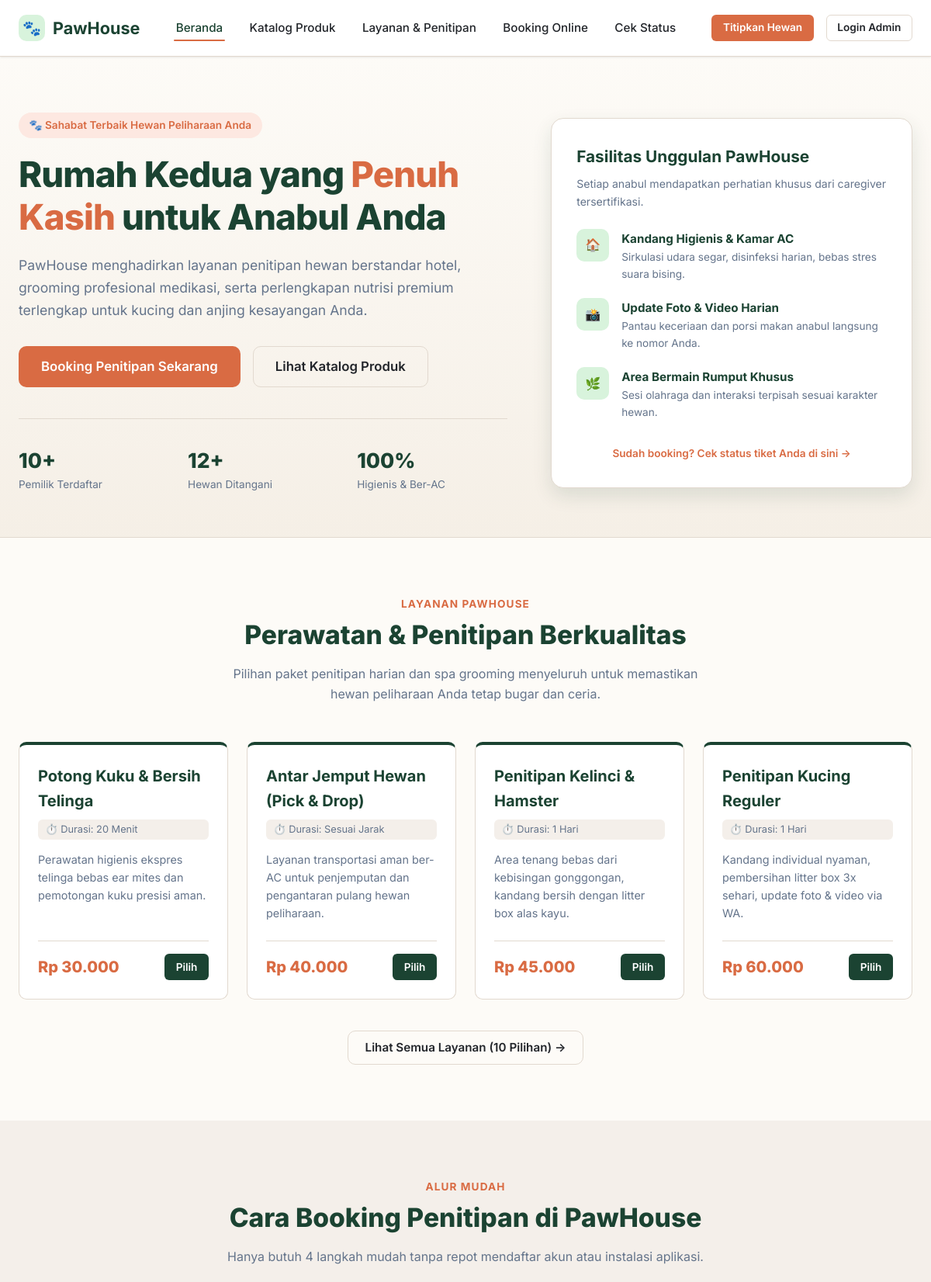
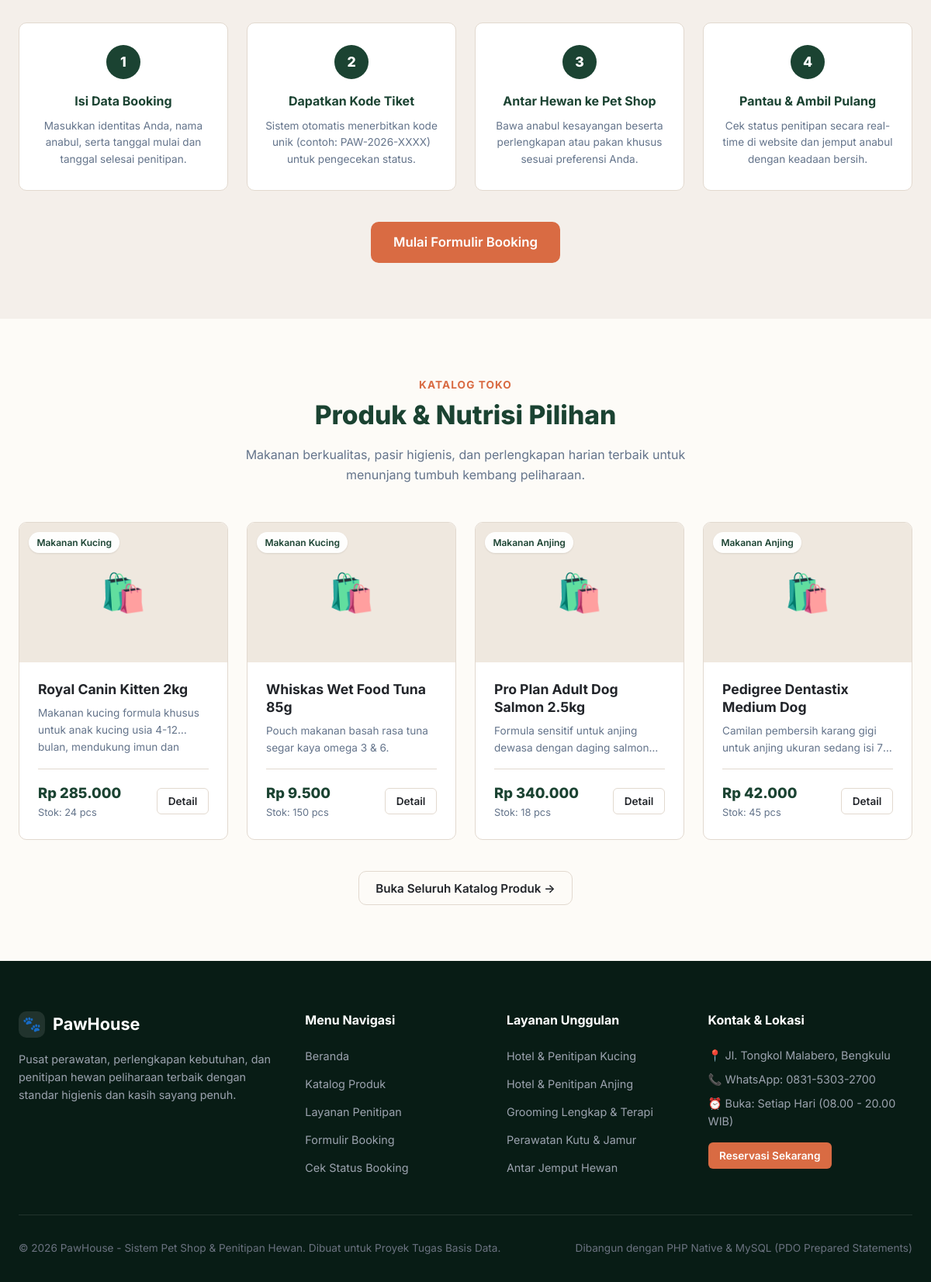
The page / on the database its author committed (2 pictures, top to bottom).
### tables this page shows
CREATE TABLE `services` (
  `id` INT AUTO_INCREMENT PRIMARY KEY,
  `name` VARCHAR(100) NOT NULL,
  `description` TEXT NULL,
  `price` DECIMAL(12,2) NOT NULL,
  `duration` VARCHAR(50) NOT NULL,
  `created_at` TIMESTAMP DEFAULT CURRENT_TIMESTAMP
);

CREATE TABLE `products` (
  `id` INT AUTO_INCREMENT PRIMARY KEY,
  `category_id` INT NOT NULL,
  `name` VARCHAR(150) NOT NULL,
  `description` TEXT NULL,
  `price` DECIMAL(12,2) NOT NULL,
  `stock` INT NOT NULL DEFAULT 0,
  `image` VARCHAR(255) NULL,
  `created_at` TIMESTAMP DEFAULT CURRENT_TIMESTAMP,
  CONSTRAINT `fk_products_category` FOREIGN KEY (`category_id`) 
    REFERENCES `categories` (`id`) ON UPDATE CASCADE ON DELETE RESTRICT
);

CREATE TABLE `categories` (
  `id` INT AUTO_INCREMENT PRIMARY KEY,
  `name` VARCHAR(100) NOT NULL,
  `description` TEXT NULL,
  `created_at` TIMESTAMP DEFAULT CURRENT_TIMESTAMP
);

### config/database.php (called while the page is built, shortened)
<?php
function base_url(string $path = ''): string {
    return BASE_URL . ($path ? '/' . ltrim($path, '/') : '');
}
function asset_url(string $path = ''): string {
    return base_url('assets/' . ltrim($path, '/'));
}

### includes/functions.php (called while the page is built, shortened)
<?php
function e(?string $value): string {
    return htmlspecialchars((string)$value, ENT_QUOTES, 'UTF-8');
}
function format_rupiah($amount): string {
    return 'Rp ' . number_format((float)$amount, 0, ',', '.');
}

### public/index.php (the view, shortened to what this page needs)
<?php
require_once __DIR__ . '/../config/database.php';
require_once __DIR__ . '/../includes/functions.php';
$pdo = db();
$stmtServices = $pdo->query("SELECT * FROM services ORDER BY price ASC LIMIT 4");
$services = $stmtServices->fetchAll();
$stmtProducts = $pdo->query("
    SELECT p.*, c.name AS category_name
    FROM products p
    JOIN categories c ON p.category_id = c.id
    ORDER BY p.id ASC
    LIMIT 4
");
$products = $stmtProducts->fetchAll();
$totalCust = $pdo->query("SELECT COUNT(*) FROM customers")->fetchColumn();
$totalPets = $pdo->query("SELECT COUNT(*) FROM pets")->fetchColumn();
$totalServices = $pdo->query("SELECT COUNT(*) FROM services")->fetchColumn();
$activeNav = 'home';
require_once __DIR__ . '/../includes/header.php';
?>
<section class="hero">
    <div class="container hero-grid">
        <div class="hero-content">
            <span class="hero-tag">🐾 Sahabat Terbaik Hewan Peliharaan Anda</span>
            <h1>Rumah Kedua yang <span>Penuh Kasih</span> untuk Anabul Anda</h1>
            <p class="hero-desc">
                PawHouse menghadirkan layanan penitipan hewan berstandar hotel, grooming profesional medikasi, serta perlengkapan nutrisi premium terlengkap untuk kucing dan anjing kesayangan Anda.
            </p>
            <div class="hero-buttons">
                <a href="<?= base_url('public/booking.php') ?>" class="btn btn-accent btn-lg">Booking Penitipan Sekarang</a>
                <a href="<?= base_url('public/products.php') ?>" class="btn btn-outline btn-lg">Lihat Katalog Produk</a>
            </div>
            <div class="hero-stats">
                <div class="stat-item">
                    <h3><?= e($totalCust) ?>+</h3>
                    <p>Pemilik Terdaftar</p>
                </div>
                <div class="stat-item">
                    <h3><?= e($totalPets) ?>+</h3>
                    <p>Hewan Ditangani</p>
                </div>
                <div class="stat-item">
                    <h3>100%</h3>
                    <p>Higienis & Ber-AC</p>
                </div>
            </div>
        </div>
        <div class="hero-visual">
            <div class="hero-card">
                <h3 style="color: var(--color-primary); font-size: 1.3rem; margin-bottom: 0.5rem;">Fasilitas Unggulan PawHouse</h3>
                <p style="color: var(--color-text-muted); font-size: 0.88rem;">Setiap anabul mendapatkan perhatian khusus dari caregiver tersertifikasi.</p>
                <ul class="hero-feature-list">
                    <li class="hero-feature-item">
                        <div class="feature-icon-badge">🏠</div>
                        <div>
                            <strong style="color: var(--color-primary); font-size: 0.95rem;">Kandang Higienis & Kamar AC</strong>
                            <p style="font-size: 0.85rem; color: var(--color-text-muted);">Sirkulasi udara segar, disinfeksi harian, bebas stres suara bising.</p>
                        </div>
                    </li>
                    <li class="hero-feature-item">
                        <div class="feature-icon-badge">📸</div>
                        <div>
                            <strong style="color: var(--color-primary); font-size: 0.95rem;">Update Foto & Video Harian</strong>
                            <p style="font-size: 0.85rem; color: var(--color-text-muted);">Pantau keceriaan dan porsi makan anabul langsung ke nomor Anda.</p>
                        </div>
                    </li>
                    <li class="hero-feature-item">
                        <div class="feature-icon-badge">🌿</div>
                        <div>
                            <strong style="color: var(--color-primary); font-size: 0.95rem;">Area Bermain Rumput Khusus</strong>
                            <p style="font-size: 0.85rem; color: var(--color-text-muted);">Sesi olahraga dan interaksi terpisah sesuai karakter hewan.</p>
                        </div>
                    </li>
                </ul>
                <div style="margin-top: 1.75rem; text-align: center;">
                    <a href="<?= base_url('public/booking-status.php') ?>" style="font-size: 0.85rem; font-weight: 600; color: var(--color-accent);">
                        Sudah booking? Cek status tiket Anda di sini →
                    </a>
                </div>
            </div>
        </div>
    </div>
</section>
<section class="section">
    <div class="container">
        <div class="section-header">
            <span class="section-subtitle">Layanan PawHouse</span>
            <h2 class="section-title">Perawatan & Penitipan Berkualitas</h2>
            <p class="section-desc">Pilihan paket penitipan harian dan spa grooming menyeluruh untuk memastikan hewan peliharaan Anda tetap bugar dan ceria.</p>
        </div>
        <div class="grid-4">
            <?php foreach ($services as $svc): ?>
                <div class="card service-card">
                    <div class="card-body">
                        <h3 class="service-title"><?= e($svc['name']) ?></h3>
                        <span class="service-duration">⏱️ Durasi: <?= e($svc['duration']) ?></span>
                        <p class="service-desc"><?= e($svc['description']) ?></p>
                        <div class="service-footer">
                            <span class="service-price"><?= format_rupiah($svc['price']) ?></span>
                            <a href="<?= base_url('public/booking.php?service_id=' . $svc['id']) ?>" class="btn btn-primary btn-sm">Pilih</a>
                        </div>
                    </div>
                </div>
            <?php endforeach; ?>
        </div>
        <div style="text-align: center; margin-top: 2.5rem;">
            <a href="<?= base_url('public/services.php') ?>" class="btn btn-outline">Lihat Semua Layanan (<?= e($totalServices) ?> Pilihan) →</a>
        </div>
    </div>
</section>
<section class="section section-muted">
    <div class="container">
        <div class="section-header">
            <span class="section-subtitle">Alur Mudah</span>
            <h2 class="section-title">Cara Booking Penitipan di PawHouse</h2>
            <p class="section-desc">Hanya butuh 4 langkah mudah tanpa repot mendaftar akun atau instalasi aplikasi.</p>
        </div>
        <div class="steps-grid">
            <div class="step-card">
                <div class="step-number">1</div>
                <h4>Isi Data Booking</h4>
                <p>Masukkan identitas Anda, nama anabul, serta tanggal mulai dan tanggal selesai penitipan.</p>
            </div>
            <div class="step-card">
                <div class="step-number">2</div>
                <h4>Dapatkan Kode Tiket</h4>
                <p>Sistem otomatis menerbitkan kode unik (contoh: PAW-2026-XXXX) untuk pengecekan status.</p>
            </div>
            <div class="step-card">
                <div class="step-number">3</div>
                <h4>Antar Hewan ke Pet Shop</h4>
                <p>Bawa anabul kesayangan beserta perlengkapan atau pakan khusus sesuai preferensi Anda.</p>
            </div>
            <div class="step-card">
                <div class="step-number">4</div>
                <h4>Pantau & Ambil Pulang</h4>
                <p>Cek status penitipan secara real-time di website dan jemput anabul dengan keadaan bersih.</p>
            </div>
        </div>
        <div style="text-align: center; margin-top: 2.5rem;">
            <a href="<?= base_url('public/booking.php') ?>" class="btn btn-accent btn-lg">Mulai Formulir Booking</a>
        </div>
    </div>
</section>
<section class="section">
    <div class="container">
        <div class="section-header">
            <span class="section-subtitle">Katalog Toko</span>
            <h2 class="section-title">Produk & Nutrisi Pilihan</h2>
            <p class="section-desc">Makanan berkualitas, pasir higienis, dan perlengkapan harian terbaik untuk menunjang tumbuh kembang peliharaan.</p>
        </div>
        <div class="grid-4">
            <?php foreach ($products as $prod): ?>
                <div class="card product-card">
                    <div class="card-thumb">
                        <span class="category-pill"><?= e($prod['category_name']) ?></span>
                        <div class="product-thumb-placeholder">🛍️</div>
                    </div>
                    <div class="card-body">
                        <h4 class="product-title"><?= e($prod['name']) ?></h4>
                        <p class="product-desc"><?= e($prod['description']) ?></p>
                        <div class="product-meta">
                            <div>
                                <div class="product-price"><?= format_rupiah($prod['price']) ?></div>
                                <div class="product-stock">Stok: <?= e($prod['stock']) ?> pcs</div>
                            </div>
                            <a href="<?= base_url('public/product-detail.php?id=' . $prod['id']) ?>" class="btn btn-outline btn-sm">Detail</a>
                        </div>
                    </div>
                </div>
            <?php endforeach; ?>
        </div>
        <div style="text-align: center; margin-top: 2.5rem;">
            <a href="<?= base_url('public/products.php') ?>" class="btn btn-outline">Buka Seluruh Katalog Produk →</a>
        </div>
    </div>
</section>
<?php require_once __DIR__ . '/../includes/footer.php'; ?>

### index.php (shortened to what this page needs)
<?php
$publicPath = __DIR__ . '/public/index.php';
if (file_exists($publicPath)) {
    require_once $publicPath;
} else {
    die('Aplikasi tidak ditemukan.');
}

### includes/header.php (shortened to what this page needs)
<?php
require_once __DIR__ . '/../config/database.php';
require_once __DIR__ . '/functions.php';
$activeNav = $activeNav ?? 'home';
?>
<!DOCTYPE html>
<html lang="id">
<head>
    <link rel="stylesheet" href="<?= asset_url('css/style.css') ?>">
</head>
<body>
<header class="navbar">
    <div class="container nav-container">
        <a href="<?= base_url('public/index.php') ?>" class="brand-logo">
            <span class="paw-icon">🐾</span>
            <span>PawHouse</span>
        </a>
        <ul class="nav-links">
            <li><a href="<?= base_url('public/index.php') ?>" class="<?= $activeNav === 'home' ? 'active' : '' ?>">Beranda</a></li>
            <li><a href="<?= base_url('public/products.php') ?>" class="<?= $activeNav === 'products' ? 'active' : '' ?>">Katalog Produk</a></li>
            <li><a href="<?= base_url('public/services.php') ?>" class="<?= $activeNav === 'services' ? 'active' : '' ?>">Layanan & Penitipan</a></li>
            <li><a href="<?= base_url('public/booking.php') ?>" class="<?= $activeNav === 'booking' ? 'active' : '' ?>">Booking Online</a></li>
            <li><a href="<?= base_url('public/booking-status.php') ?>" class="<?= $activeNav === 'status' ? 'active' : '' ?>">Cek Status</a></li>
        </ul>
        <div class="nav-actions">
            <a href="<?= base_url('public/booking.php') ?>" class="btn btn-accent btn-sm">Titipkan Hewan</a>
            <a href="<?= base_url('public/login.php') ?>" class="btn btn-outline btn-sm">Login Admin</a>
        </div>
    </div>
</header>
<main>

### includes/footer.php (shortened to what this page needs)
</main>
<footer class="footer">
    <div class="container">
        <div class="footer-grid">
            <div class="footer-brand">
                <div class="brand-logo" style="color: #FFFFFF; margin-bottom: 1rem;">
                    <span class="paw-icon" style="background: rgba(255,255,255,0.1); color: #FFF;">🐾</span>
                    <span>PawHouse</span>
                </div>
                <p>Pusat perawatan, perlengkapan kebutuhan, dan penitipan hewan peliharaan terbaik dengan standar higienis dan kasih sayang penuh.</p>
            </div>
            <div class="footer-col">
                <h4>Menu Navigasi</h4>
                <ul class="footer-links">
                    <li><a href="<?= base_url('public/index.php') ?>">Beranda</a></li>
                    <li><a href="<?= base_url('public/products.php') ?>">Katalog Produk</a></li>
                    <li><a href="<?= base_url('public/services.php') ?>">Layanan Penitipan</a></li>
                    <li><a href="<?= base_url('public/booking.php') ?>">Formulir Booking</a></li>
                    <li><a href="<?= base_url('public/booking-status.php') ?>">Cek Status Booking</a></li>
                </ul>
            </div>
            <div class="footer-col">
                <h4>Layanan Unggulan</h4>
                <ul class="footer-links">
                    <li><a href="<?= base_url('public/services.php') ?>">Hotel & Penitipan Kucing</a></li>
                    <li><a href="<?= base_url('public/services.php') ?>">Hotel & Penitipan Anjing</a></li>
                    <li><a href="<?= base_url('public/services.php') ?>">Grooming Lengkap & Terapi</a></li>
                    <li><a href="<?= base_url('public/services.php') ?>">Perawatan Kutu & Jamur</a></li>
                    <li><a href="<?= base_url('public/services.php') ?>">Antar Jemput Hewan</a></li>
                </ul>
            </div>
            <div class="footer-col">
                <h4>Kontak & Lokasi</h4>
                <p style="font-size: 0.9rem; color: #9CA3AF; margin-bottom: 0.5rem;">📍 Jl. Tongkol Malabero, Bengkulu</p>
                <p style="font-size: 0.9rem; color: #9CA3AF; margin-bottom: 0.5rem;">📞 WhatsApp: 0831-5303-2700</p>
                <p style="font-size: 0.9rem; color: #9CA3AF; margin-bottom: 1rem;">⏰ Buka: Setiap Hari (08.00 - 20.00 WIB)</p>
                <a href="<?= base_url('public/booking.php') ?>" class="btn btn-accent btn-sm">Reservasi Sekarang</a>
            </div>
        </div>
        <div class="footer-bottom">
            <p>&copy; <?= date('Y') ?> PawHouse - Sistem Pet Shop & Penitipan Hewan. Dibuat untuk Proyek Tugas Basis Data.</p>
            <p>Dibangun dengan PHP Native & MySQL (PDO Prepared Statements)</p>
        </div>
    </div>
</footer>
</body>
</html>

### rows shown on the page
services: name "Potong Kuku & Bersih Telinga", duration "20 Menit", description "Perawatan higienis ekspres telinga bebas ear mites dan pemotongan kuku presisi aman.", price "Rp 30.000"
services: name "Antar Jemput Hewan (Pick & Drop)", duration "Sesuai Jarak", description "Layanan transportasi aman ber-AC untuk penjemputan dan pengantaran pulang hewan peliharaan.", price "Rp 40.000"
services: name "Penitipan Kelinci & Hamster", duration "1 Hari", description "Area tenang bebas dari kebisingan gonggongan, kandang bersih dengan litter box alas kayu.", price "Rp 45.000"
services: name "Penitipan Kucing Reguler", duration "1 Hari", description "Kandang individual nyaman, pembersihan litter box 3x sehari, update foto & video via WA.", price "Rp 60.000"
products: category.name "Makanan Kucing", name "Royal Canin Kitten 2kg", description "Makanan kucing formula khusus untuk anak kucing usia 4-12 bulan, mendukung imun…", price "Rp 285.000", stock "24"
products: category.name "Makanan Kucing", name "Whiskas Wet Food Tuna 85g", description "Pouch makanan basah rasa tuna segar kaya omega 3 & 6.", price "Rp 9.500", stock "150"
products: category.name "Makanan Anjing", name "Pro Plan Adult Dog Salmon 2.5kg", description "Formula sensitif untuk anjing dewasa dengan daging…", price "Rp 340.000", stock "18"
products: category.name "Makanan Anjing", name "Pedigree Dentastix Medium Dog", description "Camilan pembersih karang gigi untuk anjing ukuran sedang isi…", price "Rp 42.000", stock "45"

### other values the page prints
$totalCust "10"
$totalPets "12"
$totalServices "10"
